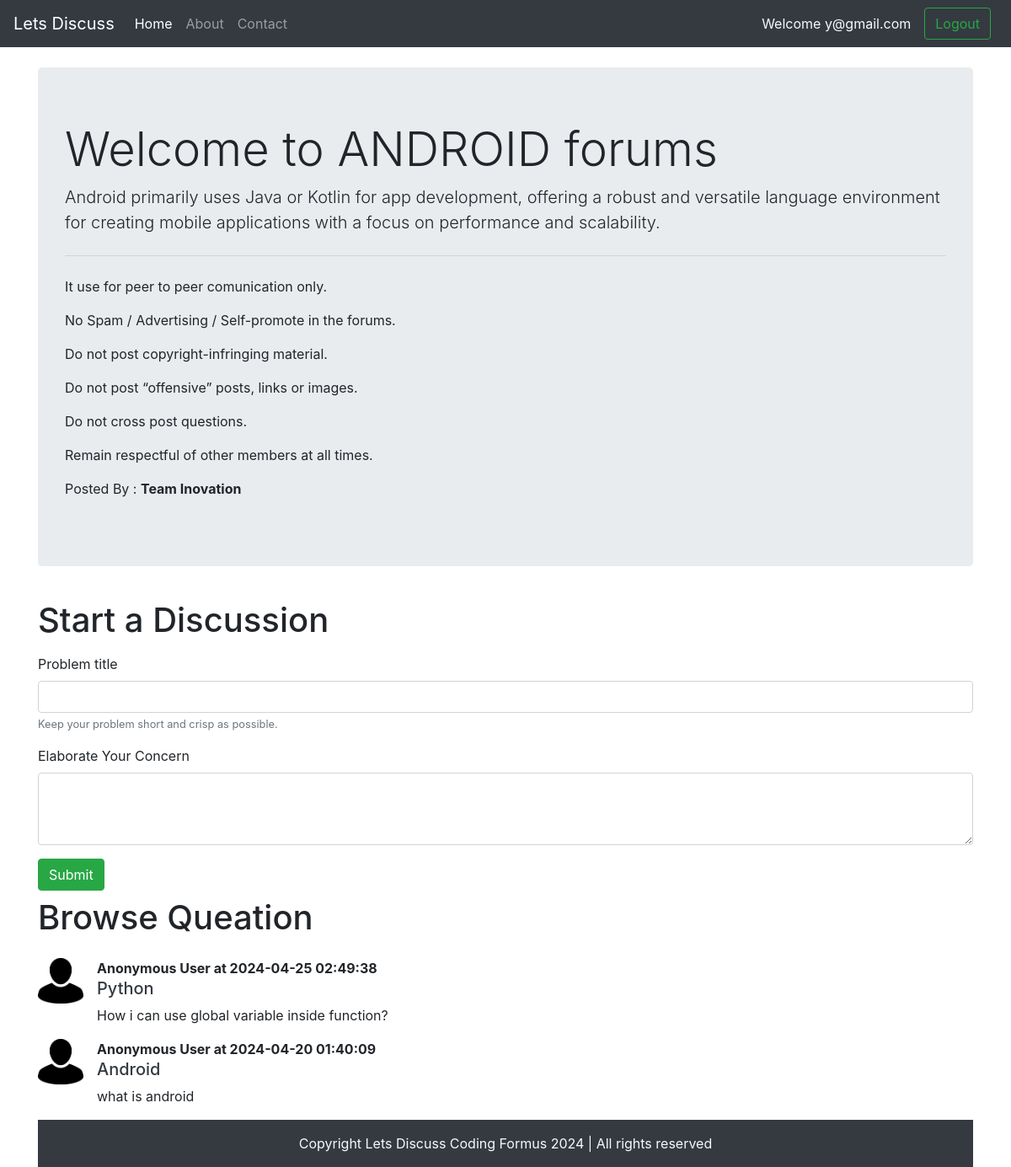
The page /threads.php?catid=2 (signed in) on the database its author committed.
### tables this page shows
CREATE TABLE `categories` (
  `category_id` int(9) NOT NULL,
  `category_name` varchar(255) NOT NULL,
  `category_description` varchar(255) NOT NULL,
  `created` datetime NOT NULL DEFAULT current_timestamp()
);

CREATE TABLE `threads` (
  `thread_id` int(10) NOT NULL,
  `thread_title` varchar(256) NOT NULL,
  `thread_des` text NOT NULL,
  `thread_user_id` int(10) NOT NULL,
  `thread_cat_id` int(10) NOT NULL,
  `timestamp` datetime NOT NULL DEFAULT current_timestamp()
);

### threads.php (the view, shortened to what this page needs)
<!doctype html>
<html lang="en">
<head>
    <link rel="stylesheet" href="https://cdn.jsdelivr.net/npm/bootstrap@4.4.1/dist/css/bootstrap.min.css"
>
</head>
<body>
    <?php include 'partials/_header.php'; ?>
    <?php include 'partials/_dbconnect.php'; ?>
    <?php
        $id = $_GET['catid'];
        $sql = "SELECT * FROM `categories` WHERE category_id=$id";
        $result = mysqli_query($conn,$sql);
        while($row = mysqli_fetch_assoc($result))
        {
            $catname = $row['category_name'];
            $catdes = $row['category_description'];
        }
    ?>
    <div class="container my-4">
        <div class="jumbotron">
            <h1 class="display-4">Welcome to <?php echo $catname;?> forums</h1>
            <p class="lead"><?php echo $catdes ;?></p>
            <hr class="my-4">
            <p>It use for peer to peer comunication only. </p>
            <p>No Spam / Advertising / Self-promote in the forums. </p>
            <p>Do not post copyright-infringing material. </p>
            <p>Do not post “offensive” posts, links or images. </p>
            <p>Do not cross post questions. </p>
            <p>Remain respectful of other members at all times.</p>
            <p>Posted By : <b>Team Inovation</b></p>
        </div>
    </div>
<?php
if(isset($_SESSION['loggedin']) && $_SESSION['loggedin']==true)
{
  echo '<div class="container">
        <h1 class="py-2">Start a Discussion</h1>
        <form action=" '.$_SERVER['REQUEST_URI'].' " method="post">
            <div class="form-group">
                <label for="exampleInputEmail1">Problem title</label>
                <input type="text" class="form-control" id="title" name="title" aria-describedby="emailHelp">
                <small id="emailHelp" class="form-text text-muted">Keep your problem short and crisp as
                    possible.</small>
            </div>
            <div class="form-group">
                <label for="exampleFormControlTextarea1">Elaborate Your Concern</label>
                <textarea class="form-control" id="desc" name="desc" rows="3"></textarea>
            </div>
            <button type="submit" class="btn btn-success">Submit</button>
        </form>
    </div>';
    }
    ?>
    <div class="container">
        <h1 class="py-2">Browse Queation</h1>
        <?php
        $id = $_GET['catid'];
        $sql = "SELECT * FROM `threads` WHERE thread_cat_id=$id ORDER BY timestamp DESC";
        $result = mysqli_query($conn,$sql);
        while($row = mysqli_fetch_assoc($result))
        {
            $id = $row['thread_id'];
            $title = $row['thread_title'];
            $desc = $row['thread_des'];
            $thread_time = $row['timestamp'];
        echo '<div class="media my-3">
            <img src="img/userimg.jpg" width=54px class="mr-3" alt="image not found">
            <div class="media-body">
            <p class="font-weight-bold my-0" >Anonymous User at '.$thread_time.'</p>
                <h5 class="mt-0"><a class="text-dark" href="threadin.php?threadid='.$id.'">'.$title.'</a></h5>
                '.$desc.'
            </div>
        </div>';
}
?>
        <?php include 'partials/_footer.php'; ?>
</body>
</html>

### rows shown on the page
categories: category_name "ANDROID", category_description "Android primarily uses Java or Kotlin for app development, offering a robust and versatile language environment for creating mobile applications with a focus on performance and scalability."
threads: timestamp "2024-04-25 02:49:38", thread_title "Python", thread_des "How i can use global variable inside function?"
threads: timestamp "2024-04-20 01:40:09", thread_title "Android", thread_des "what is android"

### other values the page prints
$_SESSION['useremail'] "y@gmail.com"
